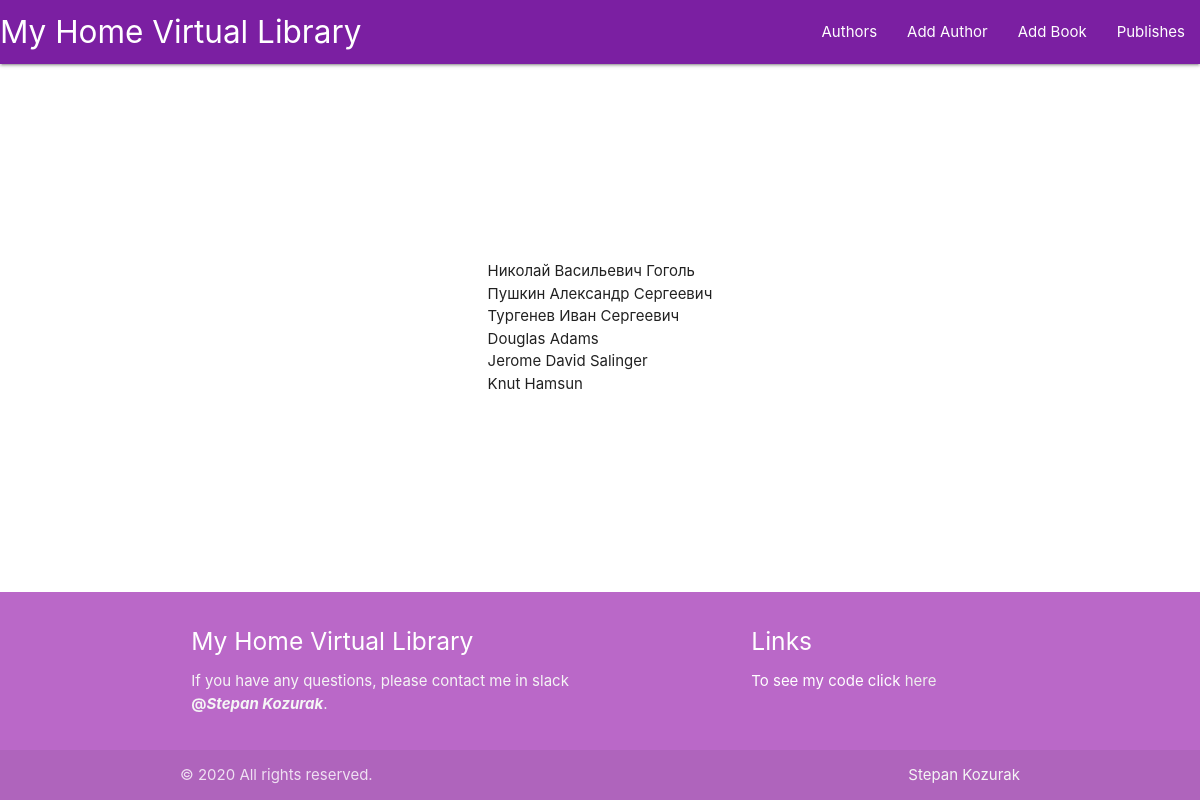
Screenshot of /authors/ with the database file from the repository.
### p_library/models.py (models this page shows, shortened)
class Authors(models.Model):
    full_name = models.TextField(max_length=50)
    birth_year = models.SmallIntegerField()
    country = models.CharField(max_length=2)

### p_library/views.py (the view)
# urls.py: path('', AuthorList.as_view(), name='author_list'),
class AuthorList(ListView):
    model = Authors
    template_name = 'author_list.html'

### p_library/templates/author_list.html
{% extends 'base.html' %}
{% block author_list %}
<ul>
    {% for author in object_list %}
        <li>{{ author.full_name }}</li>
    {% endfor %}
</ul>
{% endblock %}

### p_library/static/css/main.css (style rules this page uses)
body { display: flex; min-height: 100vh; flex-direction: column; }

### rows the page displays
Authors: full_name "Николай Васильевич Гоголь"
Authors: full_name "Пушкин Александр Сергеевич"
Authors: full_name "Тургенев Иван Сергеевич"
Authors: full_name "Douglas Adams"
Authors: full_name "Jerome David Salinger"
Authors: full_name "Knut Hamsun"
